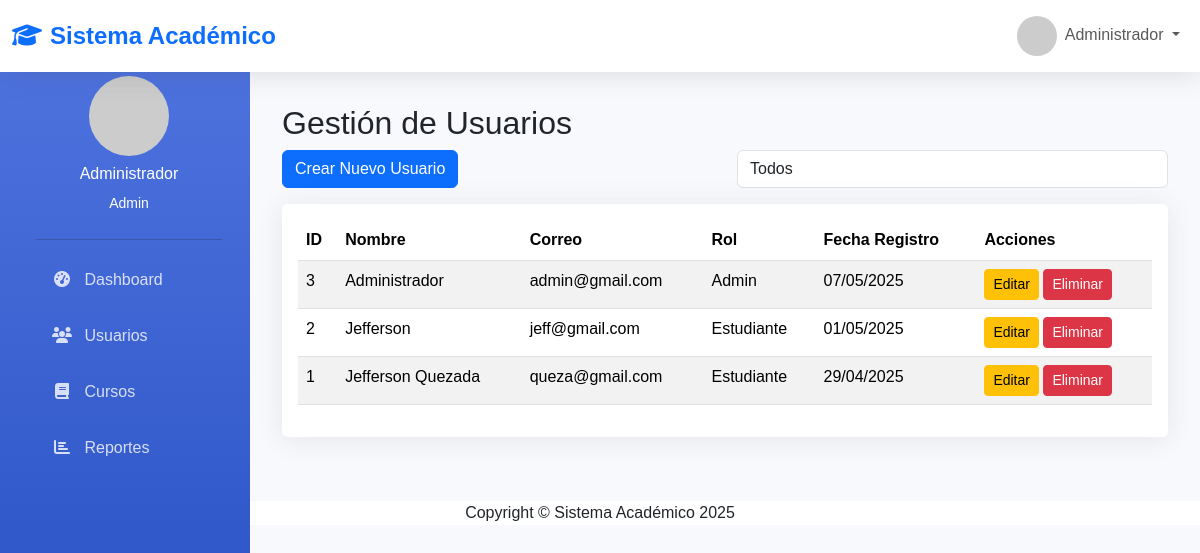
The page /admin/usuarios/index.php (signed in) on the database as committed earlier.
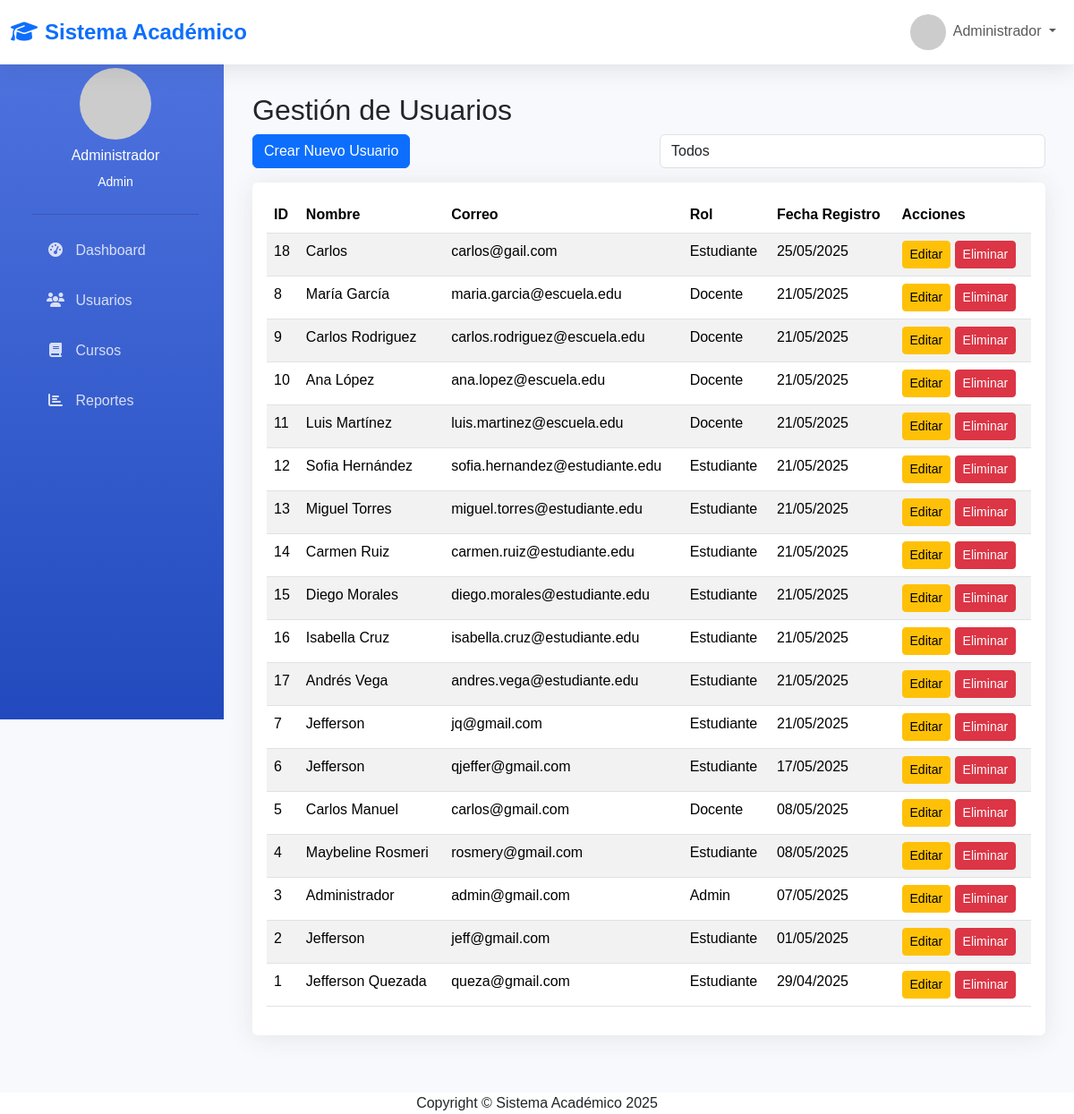
The same page on the database as committed later.
### tables this page shows
CREATE TABLE `usuarios` (
  `id_usuario` int(11) NOT NULL AUTO_INCREMENT,
  `nombre` varchar(100) NOT NULL,
  `correo` varchar(100) NOT NULL,
  `contrasena` varchar(255) NOT NULL,
  `rol` enum('docente','estudiante','admin') NOT NULL,
  `fecha_registro` timestamp NOT NULL DEFAULT current_timestamp(),
  `mfa_codigo` varchar(10) DEFAULT NULL,
  PRIMARY KEY (`id_usuario`),
  UNIQUE KEY `correo` (`correo`)
);

### admin/usuarios/index.php (the view, shortened to what this page needs)
<?php
require_once '../../includes/auth.php';
$rol = isset($_GET['rol']) ? $_GET['rol'] : 'all';
$sql = "SELECT * FROM usuarios";
$params = [];
$sql .= " ORDER BY fecha_registro DESC";
$stmt = $pdo->prepare($sql);
$stmt->execute($params);
$usuarios = $stmt->fetchAll();
?>
<?php include '../../includes/header.php'; ?>
<div class="container mt-4">
    <h2>Gestión de Usuarios</h2>
    <div class="row mb-3">
        <div class="col-md-6">
            <a href="crear.php" class="btn btn-primary">Crear Nuevo Usuario</a>
        </div>
        <div class="col-md-6 text-right">
            <form method="get" class="form-inline">
                <select name="rol" class="form-control mr-2" onchange="this.form.submit()">
                    <option value="all" <?php echo $rol == 'all' ? 'selected' : ''; ?>>Todos</option>
                </select>
            </form>
        </div>
    </div>
    <div class="card">
        <div class="card-body">
            <table class="table table-striped">
                <thead>
                    <tr>
                        <th>ID</th>
                        <th>Nombre</th>
                        <th>Correo</th>
                        <th>Rol</th>
                        <th>Fecha Registro</th>
                        <th>Acciones</th>
                    </tr>
                </thead>
                <tbody>
                    <?php foreach ($usuarios as $usuario): ?>
                    <tr>
                        <td><?php echo $usuario['id_usuario']; ?></td>
                        <td><?php echo htmlspecialchars($usuario['nombre']); ?></td>
                        <td><?php echo htmlspecialchars($usuario['correo']); ?></td>
                        <td><?php echo ucfirst($usuario['rol']); ?></td>
                        <td><?php echo date('d/m/Y', strtotime($usuario['fecha_registro'])); ?></td>
                        <td>
                            <a href="editar.php?id=<?php echo $usuario['id_usuario']; ?>" class="btn btn-sm btn-warning">Editar</a>
                            <a href="eliminar.php?id=<?php echo $usuario['id_usuario']; ?>" class="btn btn-sm btn-danger" onclick="return confirm('¿Estás seguro?')">Eliminar</a>
                        </td>
                    </tr>
                    <?php endforeach; ?>
                </tbody>
            </table>
        </div>
    </div>
</div>
<?php include '../../includes/footer.php'; ?>

Rows that differ between the two databases and show on the page:
added usuarios: id_usuario "18", nombre "Carlos", correo "carlos@gail.com", rol "Estudiante", fecha_registro "25/05/2025"
added usuarios: id_usuario "8", nombre "María García", correo "maria.garcia@escuela.edu", rol "Docente", fecha_registro "21/05/2025"
added usuarios: id_usuario "9", nombre "Carlos Rodriguez", correo "carlos.rodriguez@escuela.edu", rol "Docente", fecha_registro "21/05/2025"
added usuarios: id_usuario "10", nombre "Ana López", correo "ana.lopez@escuela.edu", rol "Docente", fecha_registro "21/05/2025"
added usuarios: id_usuario "11", nombre "Luis Martínez", correo "luis.martinez@escuela.edu", rol "Docente", fecha_registro "21/05/2025"
added usuarios: id_usuario "12", nombre "Sofia Hernández", correo "sofia.hernandez@estudiante.edu", rol "Estudiante", fecha_registro "21/05/2025"
added usuarios: id_usuario "13", nombre "Miguel Torres", correo "miguel.torres@estudiante.edu", rol "Estudiante", fecha_registro "21/05/2025"
added usuarios: id_usuario "14", nombre "Carmen Ruiz", correo "carmen.ruiz@estudiante.edu", rol "Estudiante", fecha_registro "21/05/2025"
added usuarios: id_usuario "15", nombre "Diego Morales", correo "diego.morales@estudiante.edu", rol "Estudiante", fecha_registro "21/05/2025"
added usuarios: id_usuario "16", nombre "Isabella Cruz", correo "isabella.cruz@estudiante.edu", rol "Estudiante", fecha_registro "21/05/2025"
added usuarios: id_usuario "17", nombre "Andrés Vega", correo "andres.vega@estudiante.edu", rol "Estudiante", fecha_registro "21/05/2025"
added usuarios: id_usuario "7", nombre "Jefferson", correo "jq@gmail.com", rol "Estudiante", fecha_registro "21/05/2025"
added usuarios: id_usuario "6", nombre "Jefferson", correo "qjeffer@gmail.com", rol "Estudiante", fecha_registro "17/05/2025"
added usuarios: id_usuario "5", nombre "Carlos Manuel", correo "carlos@gmail.com", rol "Docente", fecha_registro "08/05/2025"
added usuarios: id_usuario "4", nombre "Maybeline Rosmeri", correo "rosmery@gmail.com", rol "Estudiante", fecha_registro "08/05/2025"
